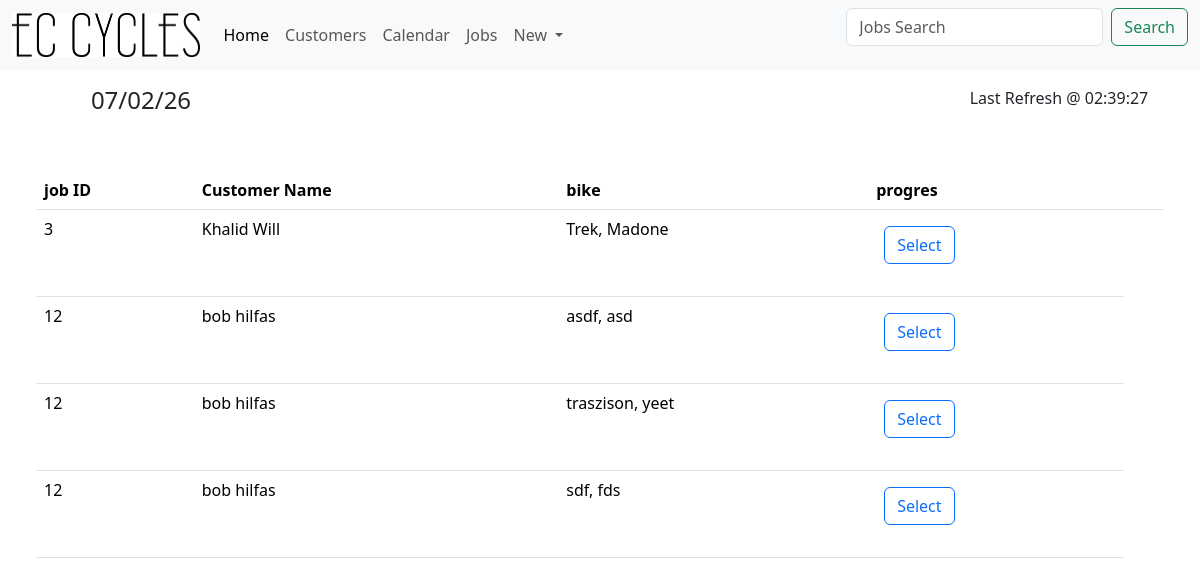
Page /JobSearch on the earlier database version.
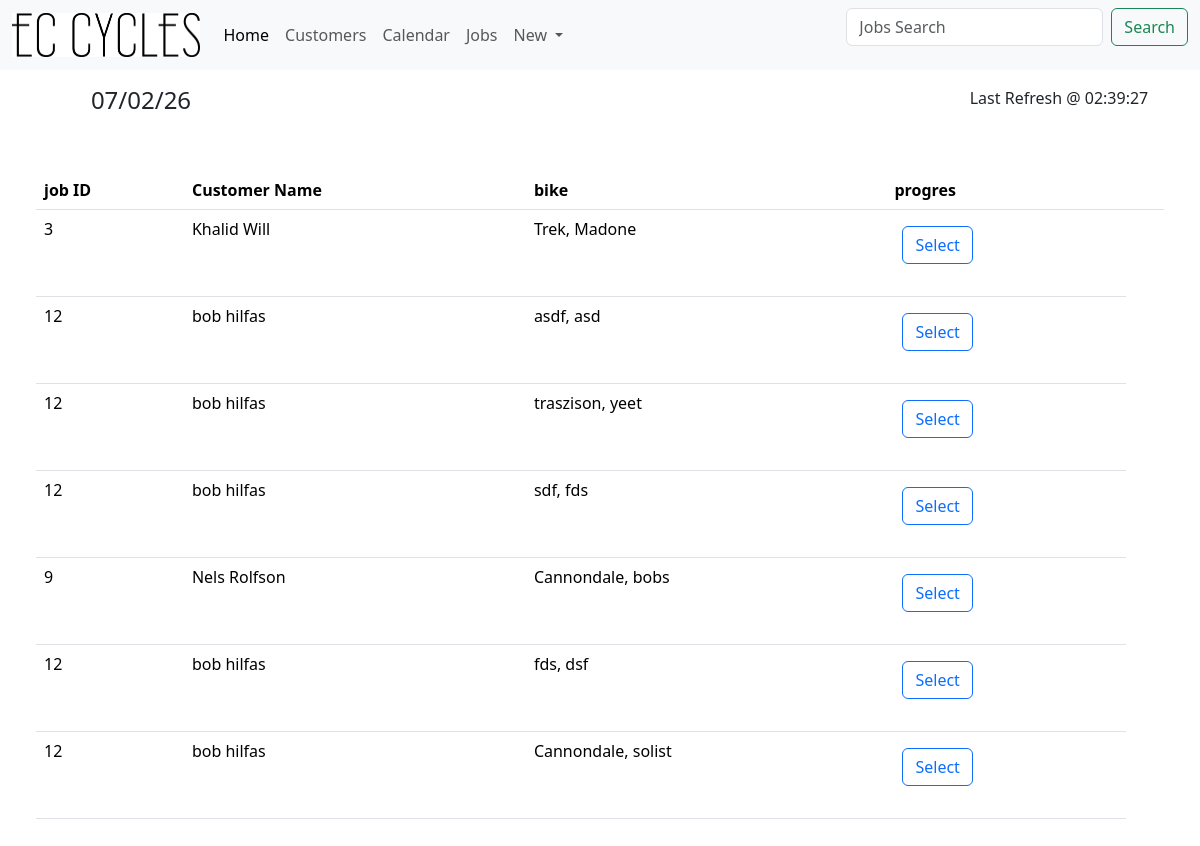
Same page on the later database version.
### tables this page shows
CREATE TABLE "Jobs" (
	"JobID"	INTEGER NOT NULL UNIQUE,
	"Cust_ID"	INTEGER NOT NULL,
	"BikeBrand"	TEXT,
	"BikeModel"	TEXT,
	"JobDetails"	TEXT,
	"DueDate"	DATE , Status TEXT DEFAULT 'Not Started',
	PRIMARY KEY("JobID" AUTOINCREMENT)
);

CREATE TABLE "Customers" (
	"Cust_ID"	INTEGER NOT NULL UNIQUE,
	"CustFName"	TEXT NOT NULL,
	"CustLName"	TEXT,
	"CustAddress"	TEXT,
	"CustPNumber"	INTEGER,
	"CustEmail"	INTEGER,
	"CustDetails"	TEXT,
	PRIMARY KEY("Cust_ID" AUTOINCREMENT)
);

### app.py (the view)
@app.route('/JobSearch',methods=('POST','GET'))
def JobSearch():
    time = time_gen()
    conn = get_db_conn()
    search = request.args.get("search")
    if search:
        words = search.split()
        query = "SELECT * FROM Customers WHERE "
        conditons = []
        values = []
        for word in words:
            conditons.append("(custFName LIKE ? or CustLName LIKE ?)")
            values.append("%"+ word + "%")
            values.append("%"+ word + "%")
        query += " AND ".join(conditons)
        JobInfo = conn.execute(query, values).fetchall()
    else:
        conn = get_db_conn()
        sql = "SELECT jobs.* ,Customers.CustFName,Customers.CustLName FROM Jobs INNER JOIN Customers ON Customers.Cust_ID = Jobs.Cust_ID;"
        JobInfo = conn.execute(sql).fetchall()
        conn.close()
    conn.close()
    return render_template("JobSearch.html", JobInfo=JobInfo, time = time)

### app.py (called while the page is built)
def time_gen():
    time_dict = {"":""}
    day_info = datetime.datetime.now()
    date = day_info.strftime("%x")
    time = day_info.strftime("%X")
    time_dict["Date"] = date
    time_dict["Time"] = time
    return time_dict

def get_db_conn():
    conn = sqlite3.connect('JobCards.db')
    conn.row_factory = sqlite3.Row
    return conn

### Templates/JobSearch.html
{% extends 'base.html' %}
{% block head %}
<form class="d-flex" role="search" action="{{ url_for('JobSearch')}}" method="get">
    <input class="form-control me-2" type="search" placeholder="Jobs Search" name="search" aria-label="Search"/>
    <button class="btn btn-outline-success" type="submit">Search</button>
  </form>
{% endblock %}
{% block content %}
<div class="p-5">
    <table class="table">
        <thead>
        <tr>
            <th scope="col">job ID</th>
            <th scope="col">Customer Name</th>
            <th scope="col">bike</th>
            <th scope="col">progres</th>
            <th></th>
        </tr>
        </thead>
        <tbody>
            {% for JobInfo in JobInfo %}
            <tr>
                <td>{{ JobInfo.Cust_ID }}</td>
                <td>{{ JobInfo.custFName }} {{ JobInfo.custLName }}</td>
                <td>{{ JobInfo.BikeBrand }}, {{ JobInfo.BikeModel }}</td>
                <td><form action="{{ url_for('ViewJobCard', id=JobInfo.jobID) }}" method="get">
                    <button class="btn btn-outline-Primary m-2" type="submit">Select</button></form></td>
            </tr>
            {% endfor %}
        </tbody>
    </table>
</div>
{% endblock %}

Differences in the rows shown:
added Jobs: Cust_ID "9", custFName "Nels", custLName "Rolfson", BikeBrand "Cannondale", BikeModel "bobs"
added Jobs: Cust_ID "12", custFName "bob", custLName "hilfas", BikeBrand "fds", BikeModel "dsf"
added Jobs: Cust_ID "12", custFName "bob", custLName "hilfas", BikeBrand "Cannondale", BikeModel "solist"
